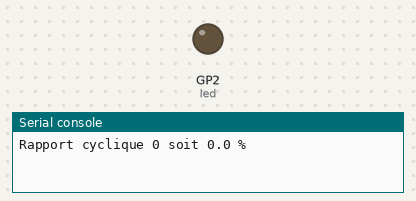
This program was run on a simulated Raspberry Pi Pico running MicroPython. On the bench: output pins drawn as LEDs (lit = HIGH), the last lines printed to the serial console. At 10.0 s the program stops and its outputs stay as they are.

Above: at 0.1 s.
At 2.1 s:
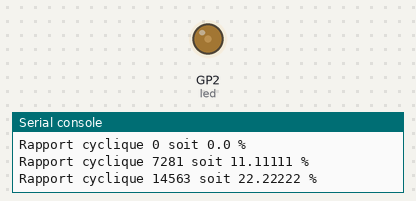
At 4.1 s:
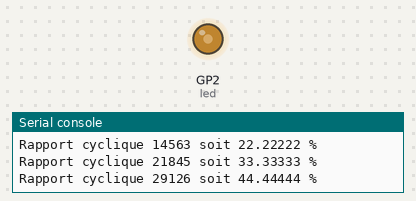
At 9.1 s:
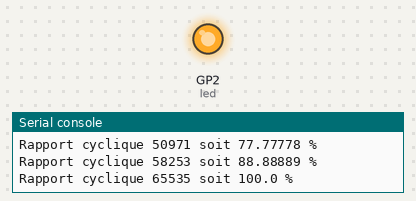
Timing chart, 0 to 10.6 s (numbered marks = the images above):
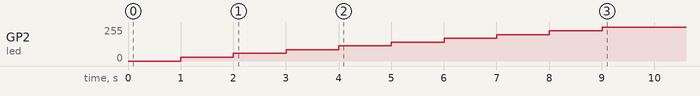

The program:

controle_intensite_LED_avec_PWM.py
```python
"""
Auteur : Marc-Antoine BUCHET
Date : 19 juillet 2022

BUT :
Contrôler l'intensité d'une LED à l'aide d'un signal PWM.

On utilise une boucle et on augmente le rapport cyclique à chaque
tour de boucle de sorte à visualiser l'augmentation de l'intensité
de la LED.

Attention, la LED devra être mise en série avec une résistance
de l'ordre d'une centaine d'ohm sous peine de la griller dans le
cas contraire.
"""

# Imports :
from machine import Pin, PWM
import time

# Paramétrage des pins :
pin_led = 2
led = Pin(pin_led, Pin.OUT)

# Paramétrage du signal PWM :
pwm = PWM(led)
pwm.freq(1000)

N_pas = 10
duree_pas = 1
for i in range(N_pas) :
    rapport_cyclique = i*65535//(N_pas-1)  # nombre entre 0 et 65535
    print("Rapport cyclique",rapport_cyclique,"soit {0} %".format(i/(N_pas-1)*100))
    pwm.duty_u16(rapport_cyclique)
    time.sleep(duree_pas)
```

Measured:
- by itself, GP2 (led): moves from 0/255 to 255/255 over 8.0 s
